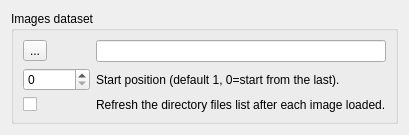
                         <widget class="QWidget" name="page_5">
                          <layout class="QVBoxLayout" name="verticalLayout_6">
                           <item>
                            <widget class="QGroupBox" name="source_groupBox_images">
                             <property name="title">
                              <string>Images dataset</string>
                             </property>
                             <layout class="QGridLayout" name="gridLayout_7" columnstretch="0,10">
                              <item row="0" column="0">
                               <widget class="QToolButton" name="source_images_toolButton_selectSource">
                                <property name="text">
                                 <string>...</string>
                                </property>
                               </widget>
                              </item>
                              <item row="0" column="1">
                               <widget class="QLineEdit" name="source_images_lineEdit_path">
                                <property name="readOnly">
                                 <bool>false</bool>
                                </property>
                               </widget>
                              </item>
                              <item row="1" column="0">
                               <widget class="QSpinBox" name="source_images_spinBox_startPos">
                                <property name="minimum">
                                 <number>0</number>
                                </property>
                                <property name="maximum">
                                 <number>999999999</number>
                                </property>
                               </widget>
                              </item>
                              <item row="1" column="1">
                               <widget class="QLabel" name="label_21">
                                <property name="text">
                                 <string>Start position (default 1, 0=start from the last).</string>
                                </property>
                               </widget>
                              </item>
                              <item row="2" column="0">
                               <widget class="QCheckBox" name="source_images_refreshDir">
                                <property name="text">
                                 <string/>
                                </property>
                               </widget>
                              </item>
                              <item row="2" column="1">
                               <widget class="QLabel" name="label_34">
                                <property name="text">
                                 <string>Refresh the directory files list after each image loaded.</string>
                                </property>
                               </widget>
                              </item>
                             </layout>
                            </widget>
                           </item>
                           <item>
                            <spacer name="verticalSpacer_9">
                             <property name="orientation">
                              <enum>Qt::Vertical</enum>
                             </property>
                             <property name="sizeHint" stdset="0">
                              <size>
                               <width>0</width>
                               <height>0</height>
                              </size>
                             </property>
                            </spacer>
                           </item>
                          </layout>
                         </widget>
